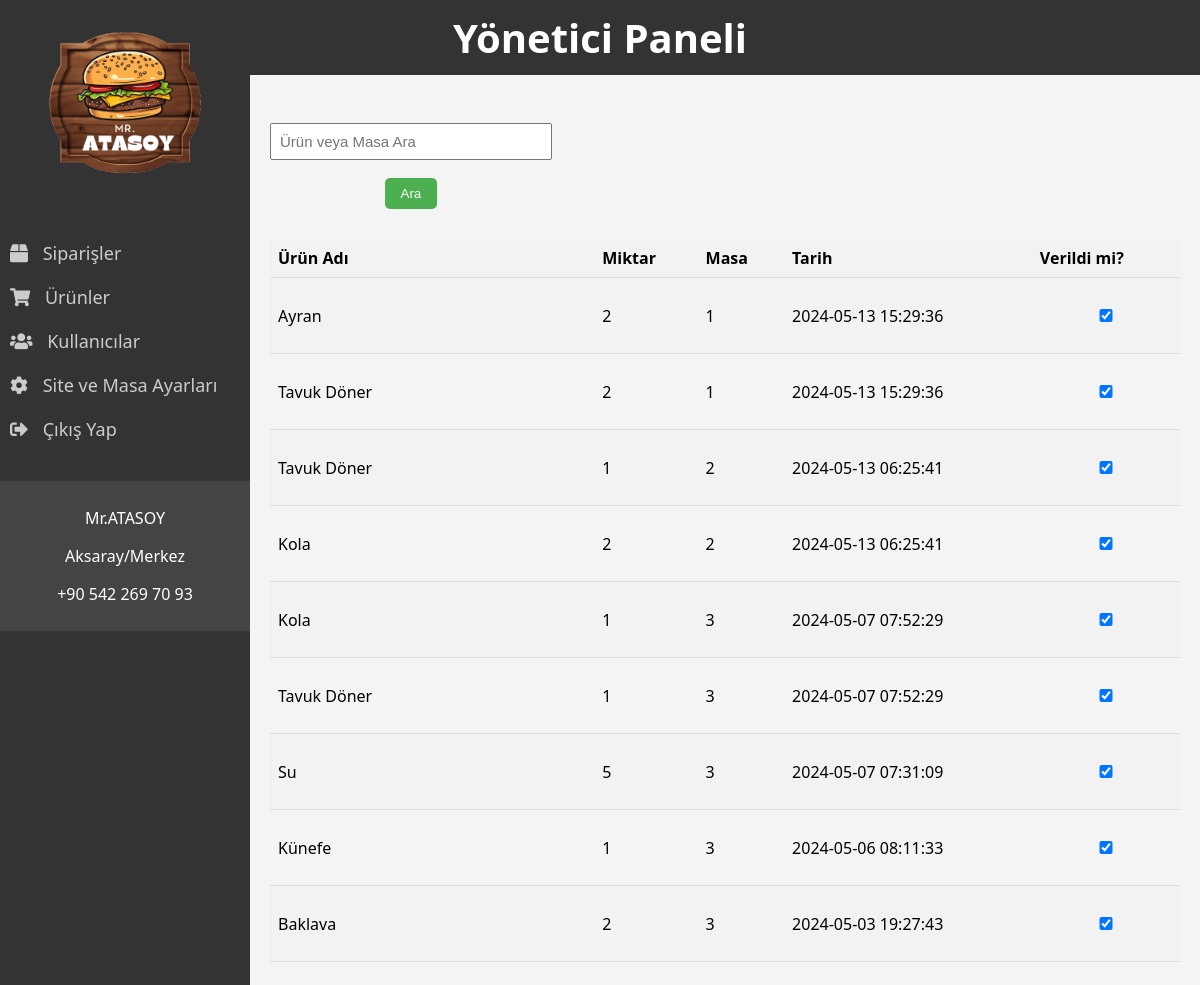
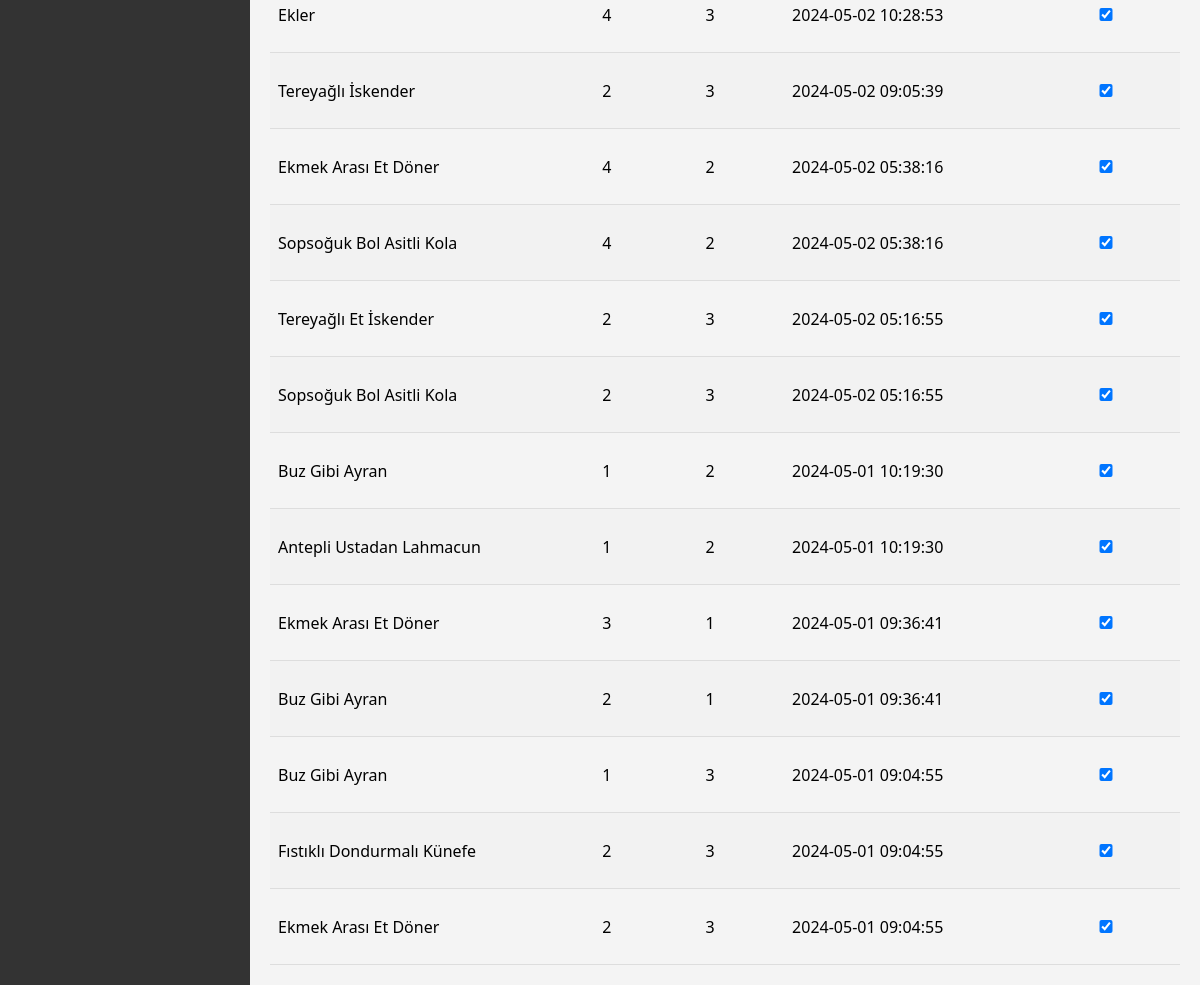
The app's page /page/admin_panel.php (signed in) with its own data (2 pictures, top to bottom).
### tables this page shows
CREATE TABLE `siparisler` (
  `id` int NOT NULL,
  `urun_adi` varchar(255) NOT NULL,
  `miktar` int NOT NULL,
  `tarih` timestamp NULL DEFAULT CURRENT_TIMESTAMP,
  `masa` varchar(45) DEFAULT NULL,
  `verildi_mi` tinyint(1) NOT NULL DEFAULT '0'
);

### page/admin_panel.php (the view, shortened to what this page needs)
<?php
include 'db_connection.php';
$order_by = isset($_GET['order_by']) ? $_GET['order_by'] : 'tarih';
$search = isset($_GET['search']) ? $_GET['search'] : '';
$sql = "SELECT s.id, s.urun_adi, SUM(s.miktar) as toplam_miktar, s.masa, s.tarih, MAX(s.verildi_mi) as verildi_mi
FROM siparisler s
INNER JOIN (
    SELECT masa, urun_adi, MAX(tarih) as max_tarih
    FROM siparisler
    WHERE urun_adi LIKE '%$search%' OR masa LIKE '%$search%'
    GROUP BY masa, urun_adi
) m ON s.masa = m.masa AND s.urun_adi = m.urun_adi AND s.tarih = m.max_tarih
GROUP BY s.id, s.urun_adi, s.masa, s.tarih
ORDER BY $order_by DESC
";
$result = $conn->query($sql);
?>
<!DOCTYPE html>
<html lang="en">
<head>
    <link rel="stylesheet" href="https://cdnjs.cloudflare.com/ajax/libs/font-awesome/5.15.4/css/all.min.css"
 />
</head>
<body>
    <div class="header">
        <h1>Yönetici Paneli</h1>
    </div>
    <div class="sidebar">
        <center>
            <img src="..\img\ATASOY.png" alt="" width="200">
        </center>
        <a href="#" data-target="productsContent"><i class="fas fa-box"></i> Siparişler</a>
        <a href="#" data-target="ordersContent"><i class="fas fa-shopping-cart"></i> Ürünler</a>
        <a href="#" data-target="usersContent"><i class="fas fa-users"></i> Kullanıcılar</a>
        <a href="#" data-target="settingsContent"><i class="fas fa-cog"></i> Site ve Masa Ayarları</a>
        <a href="#" id="logoutBtn"><i class="fas fa-sign-out-alt"></i> Çıkış Yap</a>
        <div class="company-info">
            <p>Mr.ATASOY</p>
            <p>Aksaray/Merkez</p>
            <p>+90 542 269 70 93</p>
        </div>
    </div>
    <div class="content">
        <div id="productsContent" style="display:none;">
            <div class="cont">
                <form method="GET">
                    <input type="text" name="search" placeholder="Ürün veya Masa Ara" value="<?php echo $search; ?>">
                    <button type="submit">Ara</button>
                </form>
            </div>
            <table>
                <tr>
                    <th onclick="window.location.href='?order_by=urun_adi'">Ürün Adı</th>
                    <th onclick="window.location.href='?order_by=toplam_miktar'">Miktar</th>
                    <th onclick="window.location.href='?order_by=masa'">Masa</th>
                    <th onclick="window.location.href='?order_by=tarih'">Tarih</th>
                    <th>Verildi mi?</th>
                </tr>
                <?php
                if ($result->num_rows > 0) {
                    while ($row = $result->fetch_assoc()) {
                        echo "<tr>";
                        echo "<td>" . $row["urun_adi"] . "</td>";
                        echo "<td>" . $row["toplam_miktar"] . "</td>";
                        echo "<td>" . $row["masa"] . "</td>";
                        echo "<td>" . $row["tarih"] . "</td>";
                        echo "<td>";
                        echo "<form method='POST'>";
                        echo "<input type='checkbox' name='verildi_mi' value='1' " . ($row["verildi_mi"] ? "checked" : "") . " onchange='this.form.submit()'>";
                        echo "</form>";
                        echo "</td>";
                        echo "</tr>";
                    }
                } else {
                    echo "<tr><td colspan='5'>Henüz sipariş yok.</td></tr>";
                }
                ?>
            </table>
        </div>
    </div>
</body>
</html>

### page/admin_panel.php (style rules this page uses)
body { font-family: 'Segoe UI', Tahoma, Geneva, Verdana, sans-serif; margin: 0; padding: 0; background-color: #f4f4f4; }
.sidebar { height: 100%; width: 250px; position: fixed; top: 0; left: 0; background-color: #333; overflow-y: auto; padding-top: 20px; }
.sidebar img { margin-top: 10px; margin-bottom: 50px; }
.sidebar a { padding: 10px; text-decoration: none; font-size: 18px; color: #ccc; display: block; transition: all 0.3s ease; }
.sidebar a i { margin-right: 10px; }
.content { margin-left: 250px; padding: 20px; }
.header { background-color: #333; color: #fff; padding: 10px 20px; text-align: center; }
.header h1 { margin: 0; font-size: 40px; }
.company-info { padding: 10px; background-color: #444; color: #fff; text-align: center; margin-top: 30px; }
table { width: 100%; border-collapse: collapse; }
th, td { padding: 12px 15px; text-align: left; border-bottom: 1px solid #ddd; }
th { background-color: #f2f2f2; cursor: pointer; }
tr:nth-child(even) { background-color: #f2f2f2; }
input[type=text] { width: calc(100% - 20px); padding: 8px; margin: 8px 0; box-sizing: border-box; }
button { padding: 8px 16px; background-color: #4CAF50; color: white; border: none; cursor: pointer; border-radius: 5px; margin: 10px 5px; }
.cont { display: flex; justify-content: space-between; }
form { display: flex; margin-bottom: 20px; align-items: center; justify-content: space-evenly; flex-wrap: wrap; }
input { width: 50%; font-size: 15px; }
table th, table td { padding: 8px; text-align: left; border-bottom: 1px solid #ddd; }
form { margin-top: 20px; }
form input[type="text"], form input[type="number"], form select { width: 100%; padding: 8px; box-sizing: border-box; }

### records on screen
siparisler: urun_adi "Ayran", toplam_miktar "2", masa "1", tarih "2024-05-13 15:29:36"
siparisler: urun_adi "Tavuk Döner", toplam_miktar "2", masa "1", tarih "2024-05-13 15:29:36"
siparisler: urun_adi "Tavuk Döner", toplam_miktar "1", masa "2", tarih "2024-05-13 06:25:41"
siparisler: urun_adi "Kola", toplam_miktar "2", masa "2", tarih "2024-05-13 06:25:41"
siparisler: urun_adi "Kola", toplam_miktar "1", masa "3", tarih "2024-05-07 07:52:29"
siparisler: urun_adi "Tavuk Döner", toplam_miktar "1", masa "3", tarih "2024-05-07 07:52:29"
siparisler: urun_adi "Su", toplam_miktar "5", masa "3", tarih "2024-05-07 07:31:09"
siparisler: urun_adi "Künefe", toplam_miktar "1", masa "3", tarih "2024-05-06 08:11:33"
siparisler: urun_adi "Baklava", toplam_miktar "2", masa "3", tarih "2024-05-03 19:27:43"
siparisler: urun_adi "Ekler", toplam_miktar "4", masa "3", tarih "2024-05-02 10:28:53"
siparisler: urun_adi "Tereyağlı İskender", toplam_miktar "2", masa "3", tarih "2024-05-02 09:05:39"
siparisler: urun_adi "Ekmek Arası Et Döner", toplam_miktar "4", masa "2", tarih "2024-05-02 05:38:16"
siparisler: urun_adi "Sopsoğuk Bol Asitli Kola", toplam_miktar "4", masa "2", tarih "2024-05-02 05:38:16"
siparisler: urun_adi "Tereyağlı Et İskender", toplam_miktar "2", masa "3", tarih "2024-05-02 05:16:55"
siparisler: urun_adi "Sopsoğuk Bol Asitli Kola", toplam_miktar "2", masa "3", tarih "2024-05-02 05:16:55"
siparisler: urun_adi "Buz Gibi Ayran", toplam_miktar "1", masa "2", tarih "2024-05-01 10:19:30"
siparisler: urun_adi "Antepli Ustadan Lahmacun", toplam_miktar "1", masa "2", tarih "2024-05-01 10:19:30"
siparisler: urun_adi "Ekmek Arası Et Döner", toplam_miktar "3", masa "1", tarih "2024-05-01 09:36:41"
siparisler: urun_adi "Buz Gibi Ayran", toplam_miktar "2", masa "1", tarih "2024-05-01 09:36:41"
siparisler: urun_adi "Buz Gibi Ayran", toplam_miktar "1", masa "3", tarih "2024-05-01 09:04:55"
siparisler: urun_adi "Fıstıklı Dondurmalı Künefe", toplam_miktar "2", masa "3", tarih "2024-05-01 09:04:55"
siparisler: urun_adi "Ekmek Arası Et Döner", toplam_miktar "2", masa "3", tarih "2024-05-01 09:04:55"
